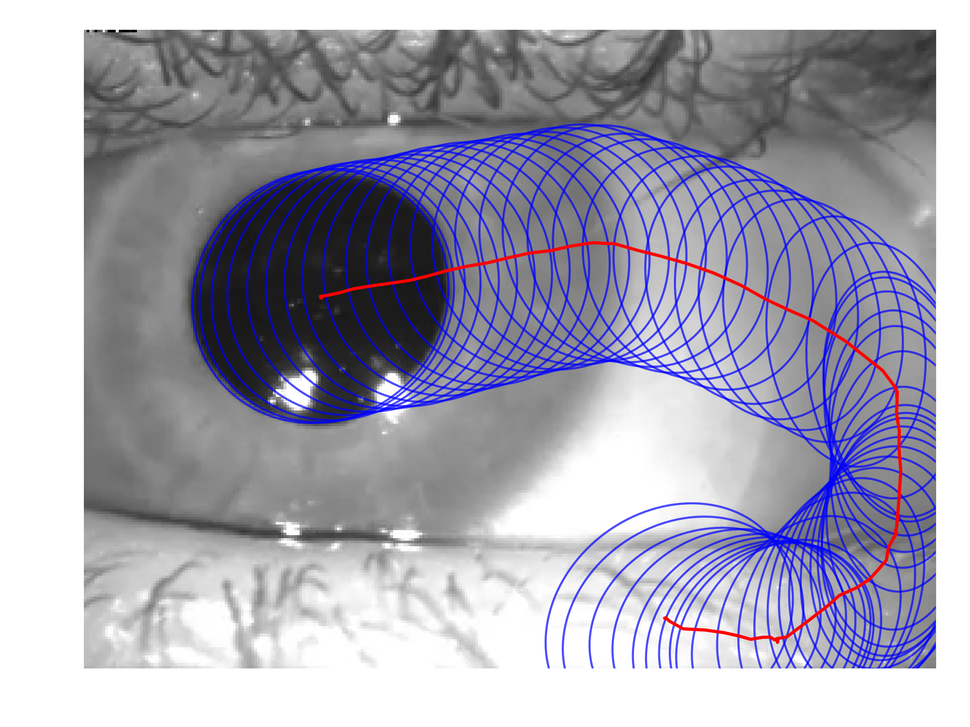
#> input picture DeepVOG/ellipsoids.png, 970 x 727 px, shrunk from 1920 x 1440 before the run
$ python extract_gt_coords.py --gt_root DeepVOG
#> lines starting #> are read from the running program, lines starting #| are printed output that depends on the picture; after the words box and inside, x2 and y2 are one past the last pixel; in counts of white or black regions, pixels touching at a corner belong together
# extract_gt_coords.py
# ------------------------------------------------------------
# Realizado por: Stefanny Arboleda
# ------------------------------------------------------------
# Archivo para crear el csv con los cx,cy,r del gt de cada imagen
# necesario para poder realizar los dibujos sobre las imágenes
# de los círculos base y así poder visualizarlos.
# ------------------------------------------------------------
import argparse
import csv
import numpy as np
import cv2
from pathlib import Path
from tqdm import tqdm
from typing import Optional

def extract_pupil_circle_from_mask(mask_bool):
    """
    Extrae las coordenadas del círculo (cx, cy, r) a partir de una máscara binaria
    usando análisis de contornos y minEnclosingCircle.
    """
    # Convertir máscara booleana a formato uint8 (0, 255)
    mask = (mask_bool * 255).astype(np.uint8)

    # Encontrar contornos
    contours, _ = cv2.findContours(mask, cv2.RETR_EXTERNAL, cv2.CHAIN_APPROX_SIMPLE)

    if not contours:
        return None, None, None # Fallo en la segmentación

    # Seleccionar el contorno más grande (asumiendo que es la pupila)
    largest_contour = max(contours, key=cv2.contourArea)

    # Calcular el círculo que mejor encierra (x, y, r)
    ((x, y), r) = cv2.minEnclosingCircle(largest_contour)

    # Devolvemos el centro y el radio estimados
    cx, cy = float(x), float(y)

    return cx, cy, r

# ----------------------------------------------------------------------
# FUNCION PRINCIPAL
# ----------------------------------------------------------------------
def process_gt_folder(gt_root: Path, output_csv: Path):
    """
    Lee máscaras de GT, extrae coordenadas circulares y guarda en CSV.

    Args:
        gt_root: Carpeta con los archivos de máscara de Ground Truth.
        output_csv: Ruta completa para guardar el archivo CSV de coordenadas.
    """
    EXTS_GT = {".png", ".jpg", ".jpeg", ".bmp", ".tif", ".tiff"}

    # Buscar todos los archivos que coincidan con las extensiones de imagen
    gt_paths = [p for p in gt_root.rglob("*") if p.suffix.lower() in EXTS_GT]

    if not gt_paths:
        print(f"Error: No se encontraron archivos de máscara de GT en {gt_root}")
        return

    # Asegurar que el directorio de salida exista
    output_csv.parent.mkdir(parents=True, exist_ok=True)

    print(f"Encontradas {len(gt_paths)} máscaras de GT. Procesando...")

    # Abrir el archivo CSV para escritura en streaming
    with output_csv.open("w", newline="", encoding="utf-8") as f:
        writer = csv.writer(f)
        writer.writerow(["stem", "cx_gt", "cy_gt", "r_gt", "status"])

        for gt_path in tqdm(gt_paths, desc="Extrayendo coordenadas GT"):

            # 1. Obtener el STEM (nombre de la imagen sin _GT y sin extensión)
            # Ejemplo: S1001L01_GT.png -> S1001L01
            stem = gt_path.stem.upper()
            if stem.endswith("_GT"):
                final_stem = stem[:-3]
            else:
                final_stem = stem

            # 2. Cargar la máscara
            # cv2.imread(IMREAD_GRAYSCALE) asegura que cargamos un canal de 0-255
            mask_u8 = cv2.imread(str(gt_path), cv2.IMREAD_GRAYSCALE)
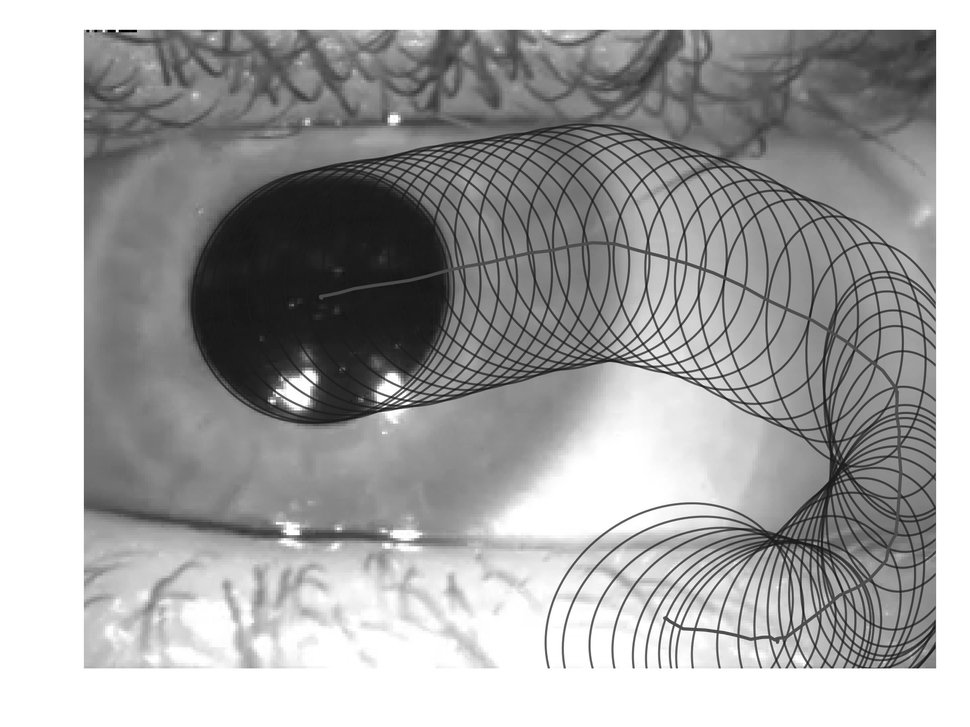
#> mask_u8: shape (727, 970); min 0, max 255, mean 165.1

            if mask_u8 is None:
                writer.writerow([final_stem, "read_error", "", "", ""])
                continue

            # Convertir a booleano (True/False). Asumimos que la pupila es el píxel blanco (255)
            mask_bool = (mask_u8 > 127)
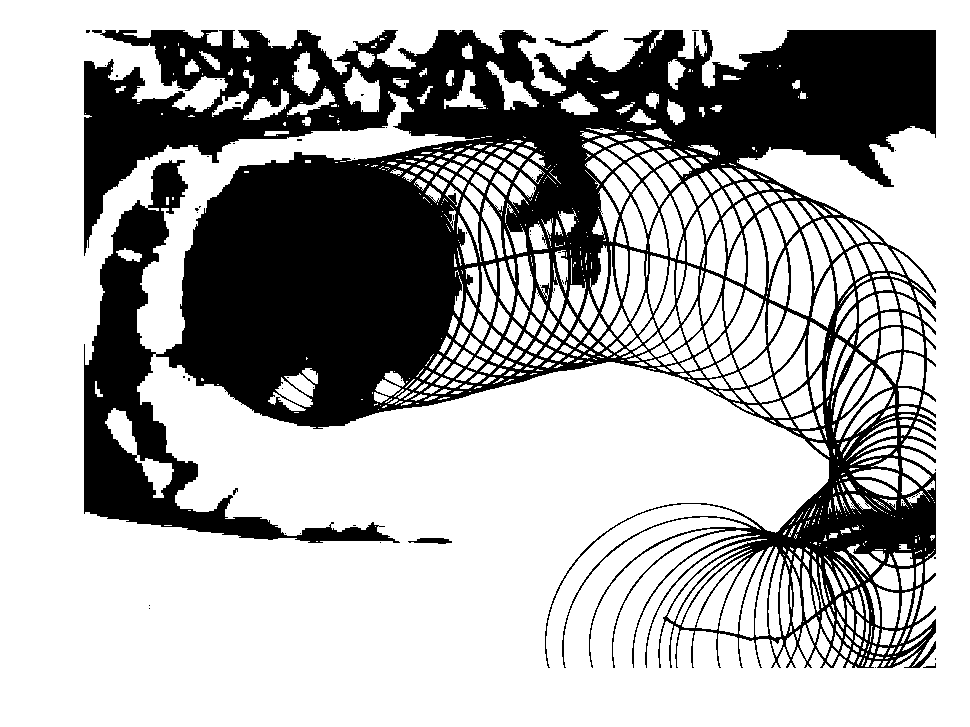
#> mask_bool: shape (727, 970) bool; 68.5% white; 73 black regions (68 under 20 px), largest, box (x1, y1, x2, y2) and area: (84, 30, 936, 668) 221226, (545, 30, 608, 48) 298, (408, 538, 452, 544) 180, (923, 663, 936, 668) 26, (233, 488, 238, 495) 21

            # 3. Extraer coordenadas del círculo
            cx, cy, r = extract_pupil_circle_from_mask(mask_bool)
#> in extract_pupil_circle_from_mask, `contours, _ = cv2.findContours(mask, cv2.RETR_EXTERNAL, cv2.CHAIN_APPR..`: contours = [[[0, 0], [0, 726], [969, 726], [969, 0]]]
#> in extract_pupil_circle_from_mask, `largest_contour = max(contours, key=cv2.contourArea)`: largest_contour = [[0, 0], [0, 726], [969, 726], [969, 0]]
#> in extract_pupil_circle_from_mask, `((x, y), r) = cv2.minEnclosingCircle(largest_contour)`: x = 484.5; y = 363; r = 605.4
#> in extract_pupil_circle_from_mask, `cx, cy = float(x), float(y)`: cx = 484.5; cy = 363
#> cx = 484.5; cy = 363; r = 605.4

            # 4. Escribir fila CSV
            if cx is None:
                row = [final_stem, "fail", "", "", ""]
            else:
                row = [final_stem, f"{cx:.2f}", f"{cy:.2f}", f"{r:.2f}", "ok"]
#> row = ['ELLIPSOIDS', '484.50', '363.00', '605.40', 'ok']

            writer.writerow(row)

    print(f"\n Listo. Coordenadas de Ground Truth guardadas en: {output_csv}")

# ----------------------------------------------------------------------
# PUNTO DE ENTRADA
# ----------------------------------------------------------------------
if __name__ == "__main__":
    parser = argparse.ArgumentParser(description="Extrae coordenadas circulares (cx, cy, r) de las máscaras de Ground Truth.")
    parser.add_argument("--gt_root", type=str, required=True, help="Ruta a la carpeta raíz que contiene las máscaras de GT (ej: Casia-Iris-Interval-masks-pupils).")
    parser.add_argument("--output_csv", type=str, default="gt_pupil_coordinates.csv", help="Nombre del archivo CSV de salida.")
    args = parser.parse_args()

    process_gt_folder(Path(args.gt_root), Path(args.output_csv))
